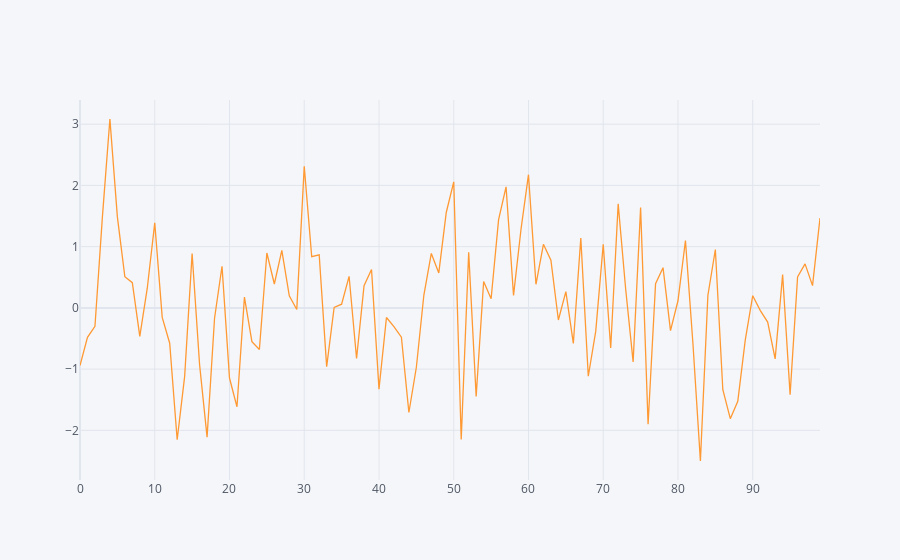

Notebook source saved alongside this figure:
### Code cell
df[["A"]].iplot()

### Figure 1 — Plotly figure (JSON) as saved in the notebook; plotly's stock layout.template omitted (floating-point values rounded to 4 significant figures)
{"data": [{"line": {"color": "rgba(255, 153, 51, 1.0)", "dash": "solid", "shape": "linear", "width": 1.3}, "mode": "lines", "name": "A", "text": "", "type": "scatter", "x": [0, 1, 2, 3, 4, 5, 6, 7, 8, 9, 10, 11, 12, 13, 14, 15, 16, 17, 18, 19, 20, 21, 22, 23, 24, 25, 26, 27, 28, 29, 30, 31, 32, 33, 34, 35, 36, 37, 38, 39, 40, 41, 42, 43, 44, 45, 46, 47, 48, 49, 50, 51, 52, 53, 54, 55, 56, 57, 58, 59, 60, 61, 62, 63, 64, 65, 66, 67, 68, 69, 70, 71, 72, 73, 74, 75, 76, 77, 78, 79, 80, 81, 82, 83, 84, 85, 86, 87, 88, 89, 90, 91, 92, 93, 94, 95, 96, 97, 98, 99], "y": [-0.9409, -0.4818, -0.3006, 1.49, 3.085, 1.486, 0.5099, 0.4127, -0.4657, 0.3212, 1.389, -0.1552, -0.5775, -2.153, -1.118, 0.8876, -0.9294, -2.111, -0.1692, 0.6797, -1.146, -1.616, 0.1752, -0.5505, -0.6802, 0.8967, 0.3901, 0.9396, 0.1977, -0.02554, 2.311, 0.8363, 0.8666, -0.96, 0.008698, 0.06012, 0.5159, -0.8275, 0.3618, 0.6262, -1.327, -0.1571, -0.3058, -0.478, -1.709, -0.9698, 0.2058, 0.89, 0.5708, 1.558, 2.058, -2.151, 0.9089, -1.445, 0.4314, 0.15, 1.441, 1.977, 0.2033, 1.285, 2.175, 0.3854, 1.039, 0.7777, -0.1974, 0.2656, -0.5806, 1.142, -1.117, -0.3799, 1.038, -0.6551, 1.7, 0.3076, -0.8828, 1.638, -1.902, 0.3954, 0.6563, -0.3707, 0.116, 1.101, -0.5814, -2.501, 0.2023, 0.9539, -1.337, -1.809, -1.526, -0.5254, 0.1986, -0.03977, -0.2315, -0.8325, 0.5438, -1.419, 0.5056, 0.7192, 0.3641, 1.467]}], "layout": {"legend": {"bgcolor": "#F5F6F9", "font": {"color": "#4D5663"}}, "paper_bgcolor": "#F5F6F9", "plot_bgcolor": "#F5F6F9", "title": {"font": {"color": "#4D5663"}}, "xaxis": {"gridcolor": "#E1E5ED", "showgrid": true, "tickfont": {"color": "#4D5663"}, "title": {"font": {"color": "#4D5663"}, "text": ""}, "zerolinecolor": "#E1E5ED"}, "yaxis": {"gridcolor": "#E1E5ED", "showgrid": true, "tickfont": {"color": "#4D5663"}, "title": {"font": {"color": "#4D5663"}, "text": ""}, "zerolinecolor": "#E1E5ED"}}}
